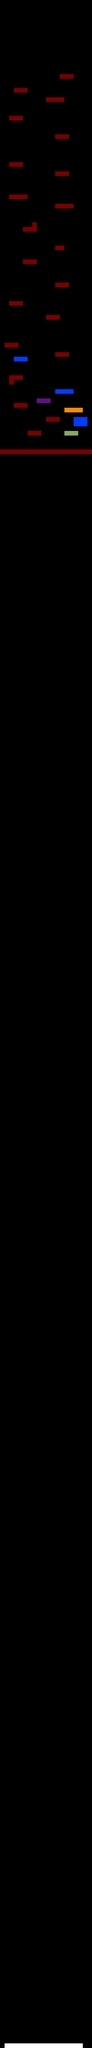

The image is a tile-based game level rendered from a .tmx file. Its description and source (layers, tilesets, objects; grid data summarised) follow:
An orthogonal 20x442 tile map with 32x32 px tiles, 2 tile layers (Background, Foreground) and 6 objects (hero).

<map version="1.0" orientation="orthogonal" renderorder="right-down" width="20" height="442" tilewidth="32" tileheight="32" backgroundcolor="#000000" nextobjectid="269">
 <tileset firstgid="1" name="Level" tilewidth="32" tileheight="32">
  <image source="../img/map/tiles.png" width="128" height="64" />
 </tileset>
 <layer name="Background" width="20" height="442">
  <data>[8840 cells, 6919 non-empty, 6 distinct tile ids]</data>
 </layer>
 <layer name="Foreground" width="20" height="442">
  <data>[8840 cells, 97 non-empty, 3 distinct tile ids]</data>
 </layer>
 <objectgroup name="Entities">
  <object id="200" name="hero" x="288" y="14080" width="32" height="32" />
 </objectgroup>
 <objectgroup name="Bonus" />
 <objectgroup name="collision layer">
  <object id="264" x="32" y="14112" width="544" height="32" />
  <object id="265" x="544" y="13760" width="32" height="352" />
  <object id="266" x="32" y="13760" width="512" height="32" />
  <object id="267" x="32" y="13792" width="32" height="320" />
  <object id="268" x="64" y="14080" width="32" />
 </objectgroup>
</map>
